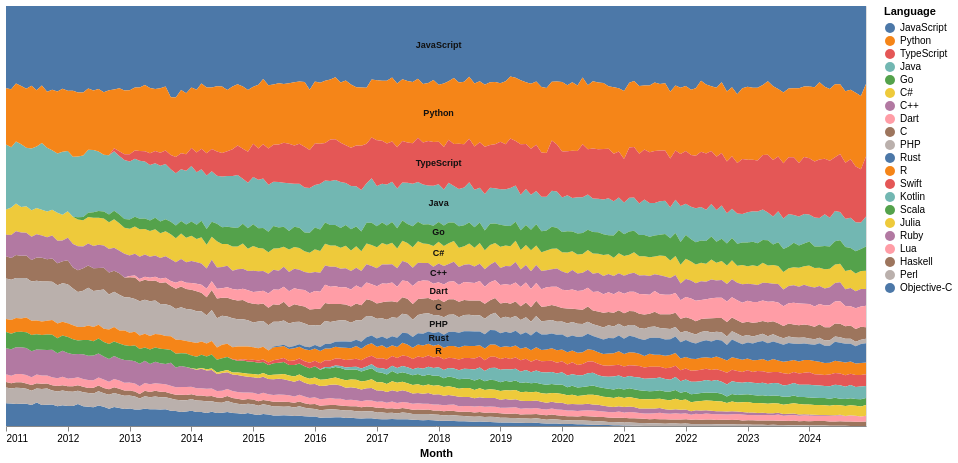

Vega-Lite specification stored for this chart:
### Vega-Lite specification from a JSON file in a GitHub repository (floating-point values rounded to 4 significant figures; data arrays with more than 128 entries replaced by an {"elided": "..."} marker saying what was removed)
{"config": {"view": {"continuousWidth": 300, "continuousHeight": 300}}, "layer": [{"data": {"name": "data-f4cf30f2cf32dcdaeec1565844875f5d"}, "mark": {"type": "area"}, "encoding": {"color": {"field": "language", "sort": ["JavaScript", "Python", "TypeScript", "Java", "Go", "C#", "C++", "Dart", "C", "PHP", "Rust", "R", "Swift", "Kotlin", "Scala", "Julia", "Ruby", "Lua", "Haskell", "Perl", "Objective-C"], "title": "Language", "type": "nominal"}, "order": {"field": "pop_rank", "sort": "descending", "type": "quantitative"}, "tooltip": [{"field": "month", "type": "temporal"}, {"field": "language", "type": "nominal"}, {"field": "share_pct", "format": ".2f", "type": "quantitative"}], "x": {"field": "month", "title": "Month", "type": "temporal"}, "y": {"field": "share_pct", "scale": {"domain": [0, 100], "nice": false}, "stack": "zero", "title": "Share (%)", "type": "quantitative"}}}, {"data": {"name": "data-b0abe9b3704c43caa3275b38e61eb288"}, "mark": {"type": "text", "align": "center", "baseline": "middle", "fontSize": 9, "fontWeight": "bold"}, "encoding": {"color": {"value": "#111111"}, "text": {"field": "language", "type": "nominal"}, "x": {"field": "month", "title": "Month", "type": "temporal"}, "y": {"axis": null, "field": "y_center", "scale": {"domain": [0, 100], "nice": false}, "type": "quantitative"}}}], "height": 420, "resolve": {"scale": {"x": "shared", "y": "shared"}}, "width": 860, "$schema": "https://vega.github.io/schema/vega-lite/v6.4.1.json", "datasets": {"data-f4cf30f2cf32dcdaeec1565844875f5d": {"elided": "3229 records"}, "data-b0abe9b3704c43caa3275b38e61eb288": [{"month": "2018-01-01T00:00:00", "language": "R", "y_center": 17.97}, {"month": "2018-01-01T00:00:00", "language": "Rust", "y_center": 20.87}, {"month": "2018-01-01T00:00:00", "language": "PHP", "y_center": 24.37}, {"month": "2018-01-01T00:00:00", "language": "C", "y_center": 28.3}, {"month": "2018-01-01T00:00:00", "language": "Dart", "y_center": 32.24}, {"month": "2018-01-01T00:00:00", "language": "C++", "y_center": 36.48}, {"month": "2018-01-01T00:00:00", "language": "C#", "y_center": 41.29}, {"month": "2018-01-01T00:00:00", "language": "Go", "y_center": 46.22}, {"month": "2018-01-01T00:00:00", "language": "Java", "y_center": 53.06}, {"month": "2018-01-01T00:00:00", "language": "TypeScript", "y_center": 62.63}, {"month": "2018-01-01T00:00:00", "language": "Python", "y_center": 74.47}, {"month": "2018-01-01T00:00:00", "language": "JavaScript", "y_center": 90.62}]}}
